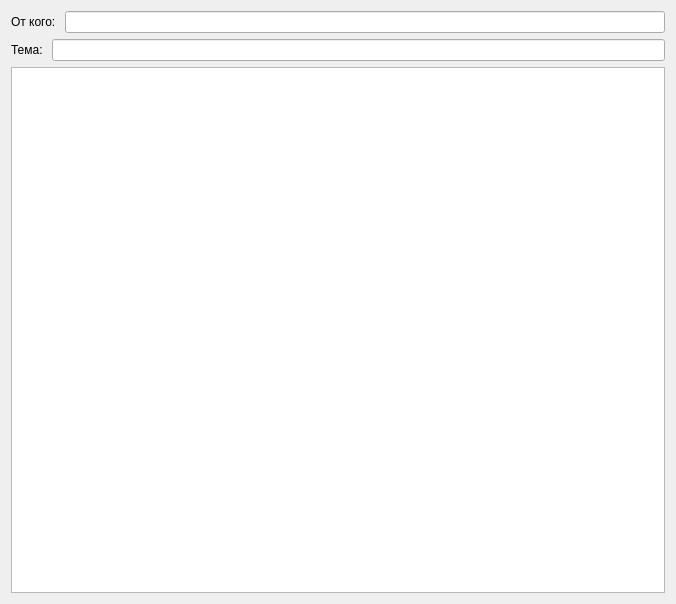
<?xml version="1.0" encoding="UTF-8"?>
<ui version="4.0">
 <class>Letter</class>
 <widget class="QWidget" name="Letter">
  <property name="geometry">
   <rect>
    <x>0</x>
    <y>0</y>
    <width>676</width>
    <height>604</height>
   </rect>
  </property>
  <property name="windowTitle">
   <string>Письмо {Letter}</string>
  </property>
  <property name="styleSheet">
   <string notr="true">QWidget {
	font: 12pt &quot;Verdana&quot;;
}</string>
  </property>
  <layout class="QGridLayout" name="gridLayout">
   <item row="0" column="0">
    <layout class="QVBoxLayout" name="VL">
     <item>
      <layout class="QHBoxLayout" name="SenderC">
       <item>
        <widget class="QLabel" name="FromWho">
         <property name="text">
          <string>От кого: </string>
         </property>
        </widget>
       </item>
       <item>
        <widget class="QLineEdit" name="Who">
         <property name="readOnly">
          <bool>true</bool>
         </property>
        </widget>
       </item>
      </layout>
     </item>
     <item>
      <layout class="QHBoxLayout" name="SubjectC">
       <item>
        <widget class="QLabel" name="SubjectIs">
         <property name="text">
          <string>Тема: </string>
         </property>
        </widget>
       </item>
       <item>
        <widget class="QLineEdit" name="Subject">
         <property name="readOnly">
          <bool>true</bool>
         </property>
        </widget>
       </item>
      </layout>
     </item>
     <item>
      <widget class="QPlainTextEdit" name="LetterContent">
       <property name="readOnly">
        <bool>true</bool>
       </property>
       <property name="plainText">
        <string/>
       </property>
      </widget>
     </item>
    </layout>
   </item>
  </layout>
 </widget>
 <resources/>
 <connections/>
</ui>
